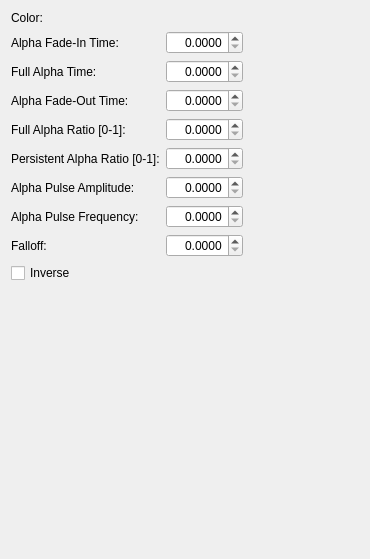
        <widget class="QWidget" name="membraneTabEdge">
         <attribute name="title">
          <string>Edge Effect</string>
         </attribute>
         <layout class="QGridLayout" name="gridLayout_9">
          <item row="0" column="0">
           <layout class="QGridLayout" name="gridLayout_6">
            <item row="5" column="0">
             <widget class="QLabel" name="label_31">
              <property name="text">
               <string>Persistent Alpha Ratio [0-1]:</string>
              </property>
              <property name="buddy">
               <cstring>membraneEdgeAlphaRatioPersist</cstring>
              </property>
             </widget>
            </item>
            <item row="6" column="1">
             <widget class="QDoubleSpinBox" name="membraneEdgeAlphaPulseAmplitude">
              <property name="alignment">
               <set>Qt::AlignRight|Qt::AlignTrailing|Qt::AlignVCenter</set>
              </property>
              <property name="decimals">
               <number>4</number>
              </property>
              <property name="maximum">
               <double>1.000000000000000</double>
              </property>
             </widget>
            </item>
            <item row="7" column="1">
             <widget class="QDoubleSpinBox" name="membraneEdgeAlphaPulseFrequency">
              <property name="alignment">
               <set>Qt::AlignRight|Qt::AlignTrailing|Qt::AlignVCenter</set>
              </property>
              <property name="decimals">
               <number>4</number>
              </property>
              <property name="maximum">
               <double>120.000000000000000</double>
              </property>
             </widget>
            </item>
            <item row="2" column="0">
             <widget class="QLabel" name="label_28">
              <property name="text">
               <string>Full Alpha Time:</string>
              </property>
              <property name="buddy">
               <cstring>membraneEdgeAlphaTimeFull</cstring>
              </property>
             </widget>
            </item>
            <item row="8" column="0">
             <widget class="QLabel" name="label_29">
              <property name="text">
               <string>Falloff:</string>
              </property>
              <property name="buddy">
               <cstring>membraneEdgeFalloff</cstring>
              </property>
             </widget>
            </item>
            <item row="6" column="0">
             <widget class="QLabel" name="label_30">
              <property name="text">
               <string>Alpha Pulse Amplitude:</string>
              </property>
              <property name="buddy">
               <cstring>membraneEdgeAlphaPulseAmplitude</cstring>
              </property>
             </widget>
            </item>
            <item row="4" column="1">
             <widget class="QDoubleSpinBox" name="membraneEdgeAlphaRatioFull">
              <property name="alignment">
               <set>Qt::AlignRight|Qt::AlignTrailing|Qt::AlignVCenter</set>
              </property>
              <property name="decimals">
               <number>4</number>
              </property>
              <property name="maximum">
               <double>1.000000000000000</double>
              </property>
             </widget>
            </item>
            <item row="3" column="0">
             <widget class="QLabel" name="label_26">
              <property name="text">
               <string>Alpha Fade-Out Time:</string>
              </property>
              <property name="buddy">
               <cstring>membraneEdgeAlphaTimeFadeOut</cstring>
              </property>
             </widget>
            </item>
            <item row="8" column="1">
             <widget class="QDoubleSpinBox" name="membraneEdgeFalloff">
              <property name="alignment">
               <set>Qt::AlignRight|Qt::AlignTrailing|Qt::AlignVCenter</set>
              </property>
              <property name="decimals">
               <number>4</number>
              </property>
              <property name="maximum">
               <double>120.000000000000000</double>
              </property>
             </widget>
            </item>
            <item row="1" column="1">
             <widget class="QDoubleSpinBox" name="membraneEdgeAlphaTimeFadeIn">
              <property name="alignment">
               <set>Qt::AlignRight|Qt::AlignTrailing|Qt::AlignVCenter</set>
              </property>
              <property name="decimals">
               <number>4</number>
              </property>
              <property name="maximum">
               <double>120.000000000000000</double>
              </property>
             </widget>
            </item>
            <item row="1" column="0">
             <widget class="QLabel" name="label_24">
              <property name="text">
               <string>Alpha Fade-In Time:</string>
              </property>
              <property name="buddy">
               <cstring>membraneEdgeAlphaTimeFadeIn</cstring>
              </property>
             </widget>
            </item>
            <item row="4" column="0">
             <widget class="QLabel" name="label_27">
              <property name="text">
               <string>Full Alpha Ratio [0-1]:</string>
              </property>
              <property name="buddy">
               <cstring>membraneEdgeAlphaRatioFull</cstring>
              </property>
             </widget>
            </item>
            <item row="5" column="1">
             <widget class="QDoubleSpinBox" name="membraneEdgeAlphaRatioPersist">
              <property name="alignment">
               <set>Qt::AlignRight|Qt::AlignTrailing|Qt::AlignVCenter</set>
              </property>
              <property name="decimals">
               <number>4</number>
              </property>
              <property name="maximum">
               <double>1.000000000000000</double>
              </property>
             </widget>
            </item>
            <item row="2" column="1">
             <widget class="QDoubleSpinBox" name="membraneEdgeAlphaTimeFull">
              <property name="alignment">
               <set>Qt::AlignRight|Qt::AlignTrailing|Qt::AlignVCenter</set>
              </property>
              <property name="decimals">
               <number>4</number>
              </property>
              <property name="maximum">
               <double>120.000000000000000</double>
              </property>
             </widget>
            </item>
            <item row="7" column="0">
             <widget class="QLabel" name="label_32">
              <property name="text">
               <string>Alpha Pulse Frequency:</string>
              </property>
              <property name="buddy">
               <cstring>membraneEdgeAlphaPulseFrequency</cstring>
              </property>
             </widget>
            </item>
            <item row="3" column="1">
             <widget class="QDoubleSpinBox" name="membraneEdgeAlphaTimeFadeOut">
              <property name="alignment">
               <set>Qt::AlignRight|Qt::AlignTrailing|Qt::AlignVCenter</set>
              </property>
              <property name="decimals">
               <number>4</number>
              </property>
              <property name="maximum">
               <double>120.000000000000000</double>
              </property>
             </widget>
            </item>
            <item row="9" column="0" colspan="2">
             <widget class="QCheckBox" name="membraneFlagEdgeInverse">
              <property name="text">
               <string>Inverse</string>
              </property>
             </widget>
            </item>
            <item row="0" column="0">
             <widget class="QLabel" name="label_25">
              <property name="text">
               <string>Color:</string>
              </property>
              <property name="buddy">
               <cstring>membraneEdgeColor</cstring>
              </property>
             </widget>
            </item>
            <item row="0" column="1">
             <widget class="DKColorPickerButton" name="membraneEdgeColor"/>
            </item>
           </layout>
          </item>
          <item row="0" column="1">
           <spacer name="horizontalSpacer_2">
            <property name="orientation">
             <enum>Qt::Horizontal</enum>
            </property>
            <property name="sizeHint" stdset="0">
             <size>
              <width>116</width>
              <height>20</height>
             </size>
            </property>
           </spacer>
          </item>
          <item row="1" column="0">
           <spacer name="verticalSpacer_2">
            <property name="orientation">
             <enum>Qt::Vertical</enum>
            </property>
            <property name="sizeHint" stdset="0">
             <size>
              <width>20</width>
              <height>265</height>
             </size>
            </property>
           </spacer>
          </item>
         </layout>
        </widget>
